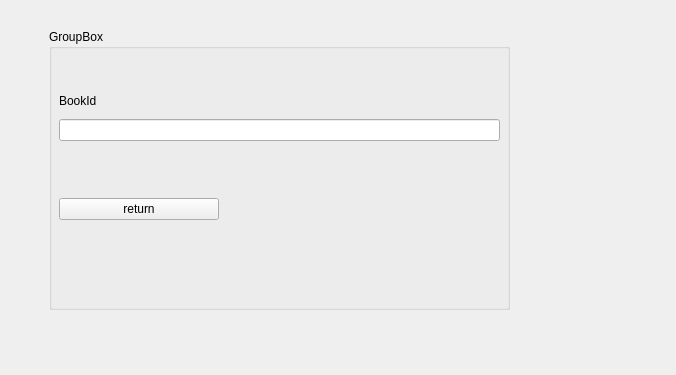
<?xml version="1.0" encoding="UTF-8"?>
<ui version="4.0">
 <class>ReturnBook</class>
 <widget class="QWidget" name="ReturnBook">
  <property name="geometry">
   <rect>
    <x>0</x>
    <y>0</y>
    <width>676</width>
    <height>375</height>
   </rect>
  </property>
  <property name="windowTitle">
   <string>Form</string>
  </property>
  <widget class="QGroupBox" name="groupBox">
   <property name="geometry">
    <rect>
     <x>49</x>
     <y>29</y>
     <width>461</width>
     <height>281</height>
    </rect>
   </property>
   <property name="title">
    <string>GroupBox</string>
   </property>
   <widget class="QWidget" name="verticalLayoutWidget">
    <property name="geometry">
     <rect>
      <x>10</x>
      <y>60</y>
      <width>441</width>
      <height>52</height>
     </rect>
    </property>
    <layout class="QVBoxLayout" name="verticalLayout">
     <item>
      <widget class="QLabel" name="label">
       <property name="text">
        <string>BookId</string>
       </property>
      </widget>
     </item>
     <item>
      <widget class="QLineEdit" name="bookId"/>
     </item>
    </layout>
   </widget>
   <widget class="QWidget" name="verticalLayoutWidget_2">
    <property name="geometry">
     <rect>
      <x>10</x>
      <y>140</y>
      <width>160</width>
      <height>80</height>
     </rect>
    </property>
    <layout class="QVBoxLayout" name="verticalLayout_2">
     <item>
      <widget class="QPushButton" name="pushButton">
       <property name="text">
        <string>return</string>
       </property>
      </widget>
     </item>
    </layout>
   </widget>
  </widget>
 </widget>
 <resources/>
 <connections/>
</ui>
